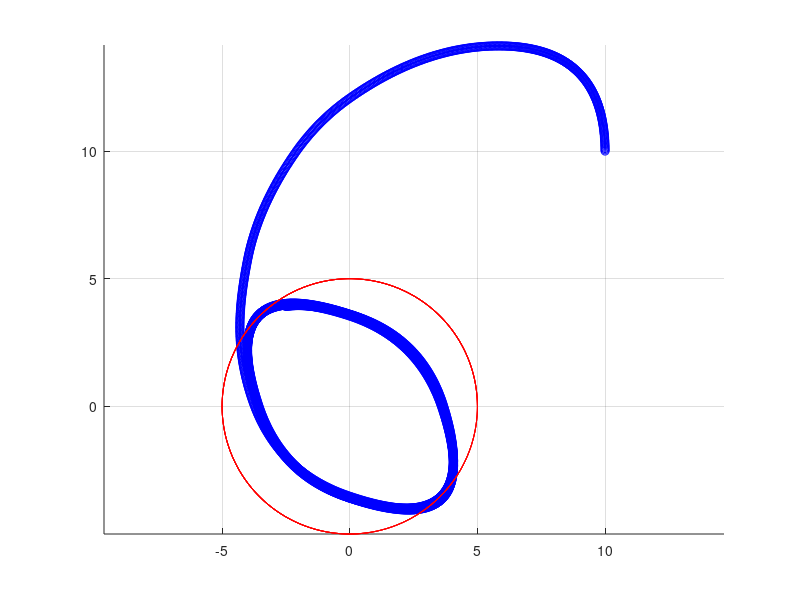

Write MATLAB code to recreate this figure.
%% chase unit circle clockwise
nstep = 3000;
dt = 0.01;
lx = ones(nstep, 1);
ly = ones(nstep, 1);
lvx = ones(nstep, 1);
lvy = ones(nstep, 1);
gamma = 1;
k = 1;
drho = 0.0005;
dphi = 0.0005;
maxv = 5;
maxomega = 2;
x = 10;
y = 10;
s = pi;
phi = pi/2;
ax = 3;
ay = 3;
as = 3;
r = 3;
omega = 8;
v0 = omega*r;
alphaphi = 30;
sd = pi*8/11;
vx = 0;
vy = 5;
deltaf = 0;
for i=1:1:nstep 
    r = 5;
    % sd = i/nstep;
    % s = s + 2*pi/nstep;
    % s = 2*pi*i/nstep;
    xd = r*cos(s);
    yd = r*sin(s);
    pp = -r*sin(s);
    qp = r*cos(s);
    rho = sqrt((xd-x)*(xd-x)+(yd-y)*(yd-y));
    alpha = 1;
    c = 1;
    Deltax = xd-x;
    Deltay = yd-y;
    phid = atan(Deltay/Deltax);
    thetar = sd+pi/2;
    epsilon = drho;
    if rho > drho
        tphid = phid;
    else
        tphid = (phid*(-2*rho^3+3*epsilon*rho^2)+thetar*(-2*(epsilon-rho)^3+3*epsilon*(epsilon-rho)^2))/epsilon^3;
    end
    tDeltaphi = tphid - phi;
    % k = 0.001;
    d = 3;
    sp = exp(alpha*v0/rho)*exp(-alpha*rho)*v0/sqrt(pp*pp+qp*qp);
    deltafd = k * min(abs(tDeltaphi), maxomega)*(tDeltaphi/abs(tDeltaphi)) + tphid;
    deltaf = deltaf + (deltafd-deltaf)/abs(deltafd-deltaf)*alphaphi*dt;
    vxd = min(gamma * abs(Deltax), maxv)*(Deltax/abs(Deltax));
    vyd = min(gamma * abs(Deltay), maxv)*(Deltay/abs(Deltay));
    vx = vx + (vxd-vx)/abs(vxd-vx)*ax*dt;
    vy = vy + (vyd-vy)/abs(vyd-vy)*ay*dt;
    lx(i) = x;
    ly(i) = y;
    lvx(i) = vx;
    lvy(i) = vy;
    phi = phi + deltaf*dt;
    x = x + vx*dt+(vxd-vx)/abs(vxd-vx)*ax*dt*dt/2;
    y = y + vy*dt+(vyd-vy)/abs(vyd-vy)*ay*dt*dt/2;
    s = s + sp*dt
end
figure;
hold on;
axis equal;
quiver(lx, ly, lvx, lvy, 'bo');
plot(r*cos((1:1:nstep)*dt), r*sin((1:1:nstep)*dt), 'r')
grid on;